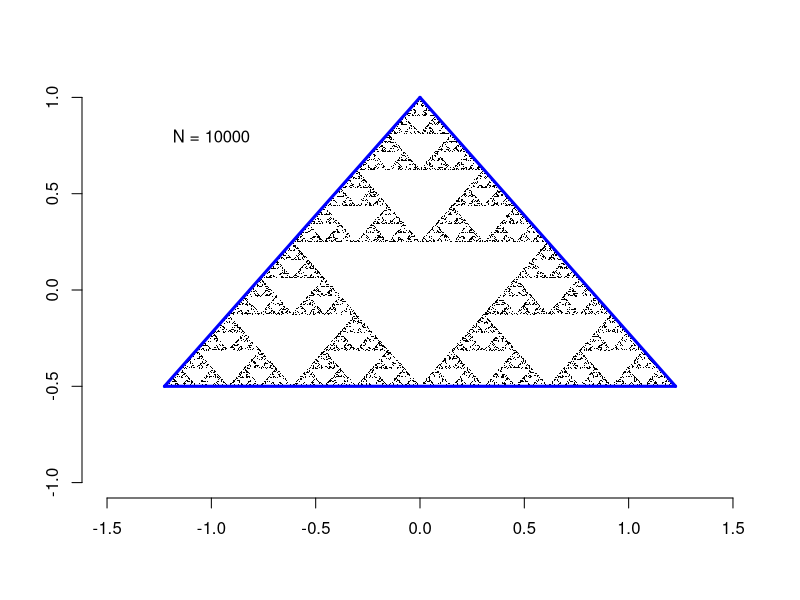

This chart was generated by the following R code:
# Sierpinski Gasket - Random Iteration Method
#-----------------------------------------
#-----------------------------------------
# IFS:
# f_i(x) = 0.5(x+v_i), i = 1, 2, 3
# v_i are the vertices of the triangle
#
# Setup 
#-----------------------------------------
N <- 10000  # Number of iterations

# Triangle ABC
A <- c(0,1)
B <- c(sqrt(3/2),-0.5)
C <- c(-sqrt(3/2),-0.5)
V <- list(A,B,C) 

# Decisions for which function to use in each iteration 
# P(A) = P(B) = P(C) = 1/3
D <- sample(c(1,2,3),N,replace = TRUE)

X <- list() # A list to hold the points of the gasket

# Starting point
x <- 0
y <- 1
X[[1]] <- c(x,y)

# Apply the functions, in the order of D, to (x,y)
for(n in 2:N){
  X[[n]] <- c(0.5*(V[[D[n]]]+X[[n-1]]))
}

# Prepare for plotting
M<- c(x,y)
for(i in 2:N){
  M <- rbind(M,X[[i]])  
}

# Plot the points
plot(x=M[,1],y=M[,2],xlim = c(-1.5,1.5),ylim = c(-1,1),
     xlab ="",ylab="",pch='.',frame.plot=FALSE)
lines(c(0,sqrt(3/2)),c(1,-0.5),type = "l",col="blue",lwd=3)
lines(c(0,-sqrt(3/2)),c(1,-0.5),type = "l",col="blue",lwd=3)
lines(c(-sqrt(3/2),sqrt(3/2)),c(-0.5,-0.5),type = "l",col="blue",lwd=3)
text(-1,0.8,paste0("N = ",N))
